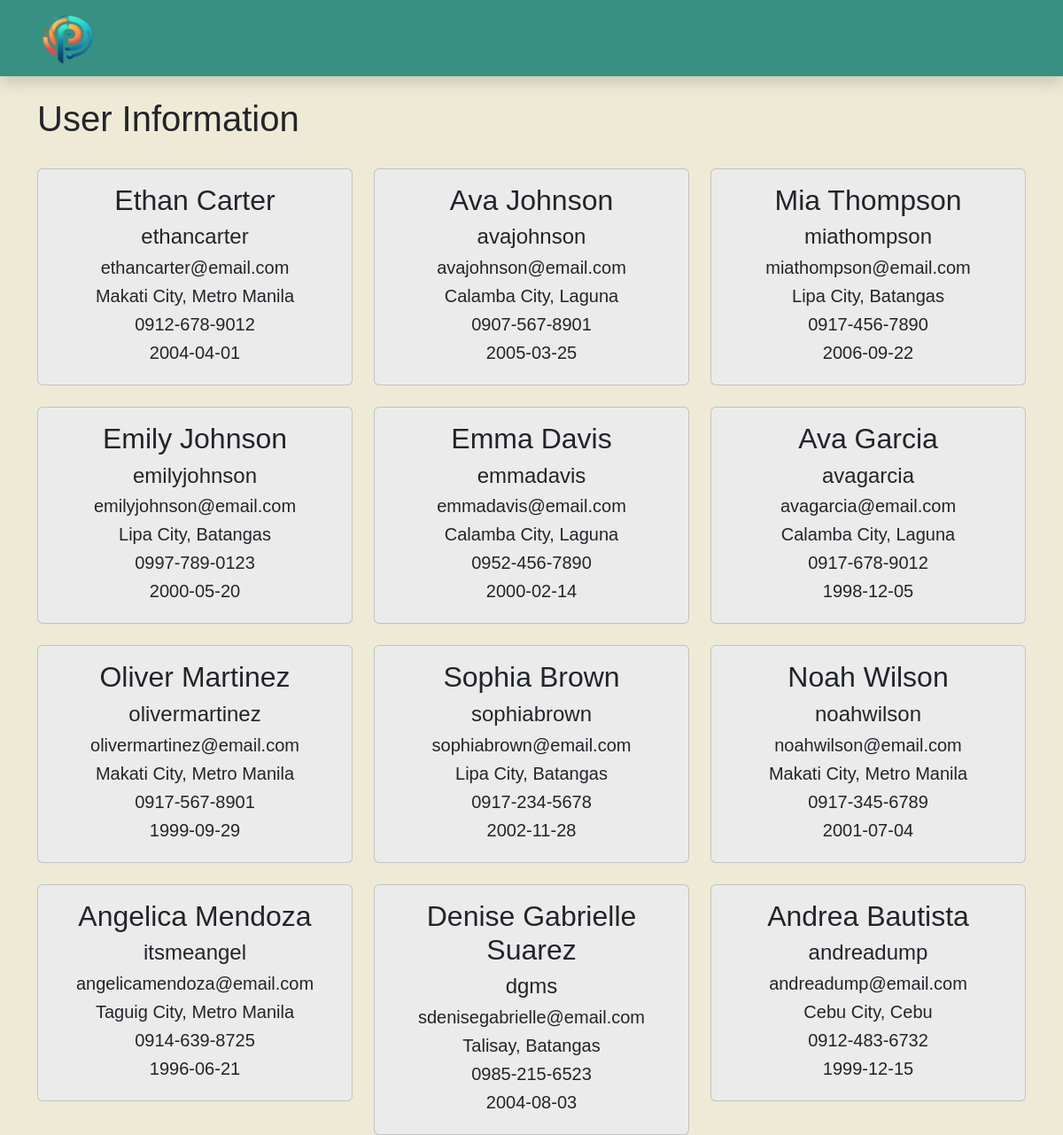
Screenshot of /userInfo.php with the database file from the repository.
### tables this page shows
CREATE TABLE `userinfo` (
  `userInfoID` int(15) NOT NULL,
  `userID` int(15) NOT NULL,
  `addressID` int(15) NOT NULL,
  `lastName` varchar(50) NOT NULL,
  `firstName` varchar(50) NOT NULL,
  `birthDate` varchar(50) NOT NULL,
  `contactNumber` varchar(15) DEFAULT NULL
);

CREATE TABLE `users` (
  `userID` int(15) NOT NULL,
  `messageID` int(15) NOT NULL,
  `username` varchar(20) NOT NULL,
  `email` varchar(50) DEFAULT NULL,
  `password` varchar(20) NOT NULL
);

CREATE TABLE `cities` (
  `cityID` int(15) NOT NULL,
  `cityName` varchar(50) NOT NULL
);

CREATE TABLE `provinces` (
  `provinceID` int(15) NOT NULL,
  `provinceName` varchar(50) NOT NULL
);

### connect.php (called while the page is built, shortened)
<!-- <?php
  function executeQuery($query){
    $conn = $GLOBALS['conn'];
    return mysqli_query($conn, $query);
  }
?> -->

### userInfo.php (the view, shortened to what this page needs)
<?php
include('connect.php');
$query = "SELECT
    ui.userID,
    u.username,
    u.email,
    ui.firstName,
    ui.lastName,
    ui.contactNumber,
    ui.birthDate,
    a.addressID,
    c.cityName,
    pr.provinceName
FROM userInfo ui
JOIN users u ON ui.userID = u.userID
JOIN addresses a ON ui.addressID = a.addressID
JOIN cities c ON a.cityID = c.cityID
JOIN provinces pr ON a.provinceID = pr.provinceID
ORDER BY ui.userID;";
$result = executeQuery($query);
?>
<!doctype html>
<html lang="en">
  <head>
    <link href="https://cdn.jsdelivr.net/npm/bootstrap@5.3.3/dist/css/bootstrap.min.css" rel="stylesheet">
    <link rel="stylesheet" href="assets/css/style.css">
  </head>
  <body>
    <nav class="navbar shadow">
      <div class="container">
        <a class="navbar-brand" href="#">
          <img src="assets/media/logo.png" alt="logo" width="70" height="60">
        </a>
      </div>
    </nav>
    <div class="container">
      <div class="row mt-4">
        <div class="title">
          <h1>User Information</h1>
        </div>
      </div>
      <div class="row">
        <?php while ($row = mysqli_fetch_assoc($result)) { ?>
            <div class="col-12 col-sm-12 col-md-4 col-lg-4 col-xl-4 text-center">
              <div class="card mt-4">
                <div class="card-body">
                  <h2 class="card-title"><?php echo $row['firstName'] . ' ' . $row['lastName']; ?></h2>
                  <h4 class="card-title"><?php echo $row['username']; ?></h4>
                  <h5 class="card-title"><?php echo $row['email']; ?></h5>
                  <h5 class="card-title"><?php echo $row['cityName'] . ',' . ' ' .$row['provinceName']; ?></h5>
                  <h5 class="card-title"><?php echo $row['contactNumber']; ?></h5>
                  <h5 class="card-title"><?php echo $row['birthDate']; ?></h5>
                </div>
              </div>
            </div>
        <?php } ?>
      </div>
    </div>
  </body>
</html>

### assets/css/style.css (style rules this page uses)
body { background-color: #EEEAD6; font-family: 'Poppins', sans-serif; }
.navbar { background-color: #379082; box-shadow: 10px; }
.title { font-weight: bold; }
.card { background-color: #EBEBEB; }
.container { font-family: 'Poppins', sans-serif; }

### rows the page displays
userinfo: firstName "Ethan", lastName "Carter", userID.username "ethancarter", userID.email "ethancarter@email.com", cities.cityName "Makati City", provinces.provinceName "Metro Manila", contactNumber "0912-678-9012", birthDate "2004-04-01"
userinfo: firstName "Ava", lastName "Johnson", userID.username "avajohnson", userID.email "avajohnson@email.com", cities.cityName "Calamba City", provinces.provinceName "Laguna", contactNumber "0907-567-8901", birthDate "2005-03-25"
userinfo: firstName "Mia", lastName "Thompson", userID.username "miathompson", userID.email "miathompson@email.com", cities.cityName "Lipa City", provinces.provinceName "Batangas", contactNumber "0917-456-7890", birthDate "2006-09-22"
userinfo: firstName "Emily", lastName "Johnson", userID.username "emilyjohnson", userID.email "emilyjohnson@email.com", cities.cityName "Lipa City", provinces.provinceName "Batangas", contactNumber "0997-789-0123", birthDate "2000-05-20"
userinfo: firstName "Emma", lastName "Davis", userID.username "emmadavis", userID.email "emmadavis@email.com", cities.cityName "Calamba City", provinces.provinceName "Laguna", contactNumber "0952-456-7890", birthDate "2000-02-14"
userinfo: firstName "Ava", lastName "Garcia", userID.username "avagarcia", userID.email "avagarcia@email.com", cities.cityName "Calamba City", provinces.provinceName "Laguna", contactNumber "0917-678-9012", birthDate "1998-12-05"
userinfo: firstName "Oliver", lastName "Martinez", userID.username "olivermartinez", userID.email "olivermartinez@email.com", cities.cityName "Makati City", provinces.provinceName "Metro Manila", contactNumber "0917-567-8901", birthDate "1999-09-29"
userinfo: firstName "Sophia", lastName "Brown", userID.username "sophiabrown", userID.email "sophiabrown@email.com", cities.cityName "Lipa City", provinces.provinceName "Batangas", contactNumber "0917-234-5678", birthDate "2002-11-28"
userinfo: firstName "Noah", lastName "Wilson", userID.username "noahwilson", userID.email "noahwilson@email.com", cities.cityName "Makati City", provinces.provinceName "Metro Manila", contactNumber "0917-345-6789", birthDate "2001-07-04"
userinfo: firstName "Angelica", lastName "Mendoza", userID.username "itsmeangel", userID.email "angelicamendoza@email.com", cities.cityName "Taguig City", provinces.provinceName "Metro Manila", contactNumber "0914-639-8725", birthDate "1996-06-21"
userinfo: firstName "Denise Gabrielle", lastName "Suarez", userID.username "dgms", userID.email "sdenisegabrielle@email.com", cities.cityName "Talisay", provinces.provinceName "Batangas", contactNumber "0985-215-6523", birthDate "2004-08-03"
userinfo: firstName "Andrea", lastName "Bautista", userID.username "andreadump", userID.email "andreadump@email.com", cities.cityName "Cebu City", provinces.provinceName "Cebu", contactNumber "0912-483-6732", birthDate "1999-12-15"
